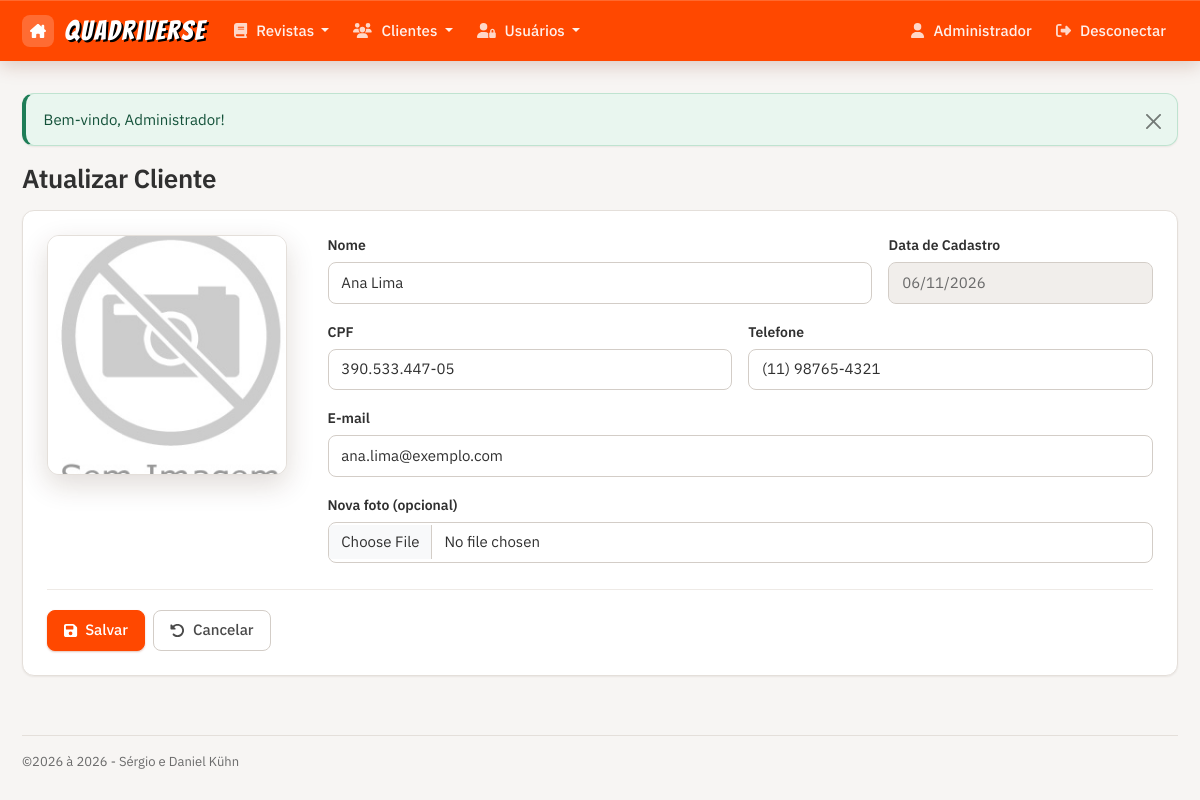
Page /customers/edit.php?id=3 (signed in) on the committed database.
### tables this page shows
CREATE TABLE IF NOT EXISTS clientes (
  id int NOT NULL AUTO_INCREMENT PRIMARY KEY,
  nome varchar(50) NOT NULL,
  foto varchar(255) NOT NULL,
  cpf varchar(14) NOT NULL,
  email varchar(100) NOT NULL,
  telefone varchar(15) NOT NULL,
  datacadastro datetime NOT NULL,
  UNIQUE KEY uq_clientes_cpf (cpf),
  UNIQUE KEY uq_clientes_email (email)
) DEFAULT CHARSET=utf8 AUTO_INCREMENT=4;

### inc/database.php (called while the page is built, shortened)
<?php
function open_database()
{
	try {
		$conn = new mysqli(DB_HOST, DB_USER, DB_PASSWORD, DB_NAME);
		$conn->set_charset("utf8");
		return $conn;
	} catch (Exception $e) {
		throw new Exception("Erro ao conectar no banco de dados\n {$e->getMessage()}");
	}
}
function find($table = null, $id = null)
{
	$found = null;
	try {
		$database = open_database();
		if ($id) {
			$id = (int) $id;
			$sql = "SELECT * FROM $table WHERE id = $id";
			$result = $database->query($sql);
			if ($result->num_rows > 0) {
				$found = $result->fetch_assoc();
			}
		} else {
			$sql = "SELECT * FROM $table";
			$result = $database->query($sql);
			if ($result->num_rows > 0) {
				$found = $result->fetch_all(MYSQLI_ASSOC);
			}
		}
	} catch (Exception $e) {
		$_SESSION['message'] = $e->GetMessage();
		$_SESSION['type'] = 'danger';
	}
	return $found;
}
?>

### customers/function.php (called while the page is built, shortened)
<?php
function foto($foto)
{
	return imagem_url($foto);
}
function edit()
{
	$id = (int) ($_GET['id'] ?? 0);
	$cliente = find("clientes", $id);
}
?>

### inc/util.php (called while the page is built, shortened)
<?php
function formatData($data, $formato)
{
	$dt = new Datetime($data, new DateTimeZone("America/Sao_Paulo"));
	return $dt->format($formato);
}
function imagem_url($foto)
{
	$arquivo = empty($foto) ? "SemImagem.png" : rawurlencode($foto);
	return htmlspecialchars(BASEURL . "img/" . $arquivo);
}

### customers/edit.php (the view, shortened to what this page needs)
<?php
include "function.php";
edit();
?>
<h2>Atualizar Cliente</h2>
<?php if ($cliente): ?>
<form action="edit.php?id=<?= (int) $cliente['id']; ?>" method="post" enctype="multipart/form-data">
    <div class="row">
        <div class="col-md-4 col-lg-3">
            <div class="capa-preview">
                <img src="<?php echo foto($cliente['foto']); ?>" id="preview" data-original="<?php echo foto($cliente['foto']); ?>"
                    class="foto-detalhe" alt="Foto de <?php echo htmlspecialchars($cliente['nome']); ?>">
            </div>
        </div>
        <div class="col-md-8 col-lg-9">
            <div class="row">
                <div class="form-group col-md-8">
                    <label for="nome">Nome</label>
                    <input type="text" class="form-control" id="nome" name="cliente[nome]" maxlength="50" required
                        value="<?php echo htmlspecialchars($cliente['nome']); ?>">
                </div>
                <div class="form-group col-md-4">
                    <label for="datacadastro">Data de Cadastro</label>
                    <input type="date" class="form-control" id="datacadastro" disabled
                        value="<?php echo formatData($cliente['datacadastro'], "Y-m-d"); ?>">
                </div>
            </div>
            <div class="row">
                <div class="form-group col-md-6">
                    <label for="cpf">CPF</label>
                    <input type="text" class="form-control" id="cpf" name="cliente[cpf]" maxlength="14"
                        inputmode="numeric" placeholder="000.000.000-00" required
                        value="<?php echo htmlspecialchars($cliente['cpf']); ?>">
                </div>
                <div class="form-group col-md-6">
                    <label for="telefone">Telefone</label>
                    <input type="tel" class="form-control" id="telefone" name="cliente[telefone]" maxlength="15"
                        placeholder="(00) 00000-0000" required
                        value="<?php echo htmlspecialchars($cliente['telefone']); ?>">
                </div>
            </div>
            <div class="row">
                <div class="form-group col-md-12">
                    <label for="email">E-mail</label>
                    <input type="email" class="form-control" id="email" name="cliente[email]" maxlength="100" required
                        value="<?php echo htmlspecialchars($cliente['email']); ?>">
                </div>
            </div>
            <div class="row">
                <div class="form-group col-md-12">
                    <label for="foto">Nova foto (opcional)</label>
                    <input type="file" class="form-control" id="foto" name="foto" accept="image/*">
                </div>
            </div>
        </div>
    </div>
    <div id="actions" class="row">
        <div class="col-md-12">
            <button type="submit" class="btn btn-primary">
                <i class="fa-solid fa-floppy-disk"></i> Salvar
            </button>
            <a href="index.php" class="btn btn-outline-secondary">
                <i class="fa-solid fa-rotate-left"></i> Cancelar
            </a>
        </div>
    </div>
</form>
<?php else: ?>
    <hr>
    <div class="alert alert-danger" role="alert">Cliente não encontrado!</div>
    <a href="index.php" class="btn btn-outline-secondary"><i class="fa-solid fa-arrow-rotate-left"></i> Voltar</a>
<?php endif; ?>

### rows in the picture
clientes: nome "Ana Lima", datacadastro "06/11/2026", cpf "390.533.447-05", telefone "(11) 98765-4321", email "ana.lima@exemplo.com"

### other values in the picture
$_SESSION['nome'] "Administrador"
$_SESSION['message'] "Bem-vindo, Administrador!"
$dt->format("Y") "2026"
